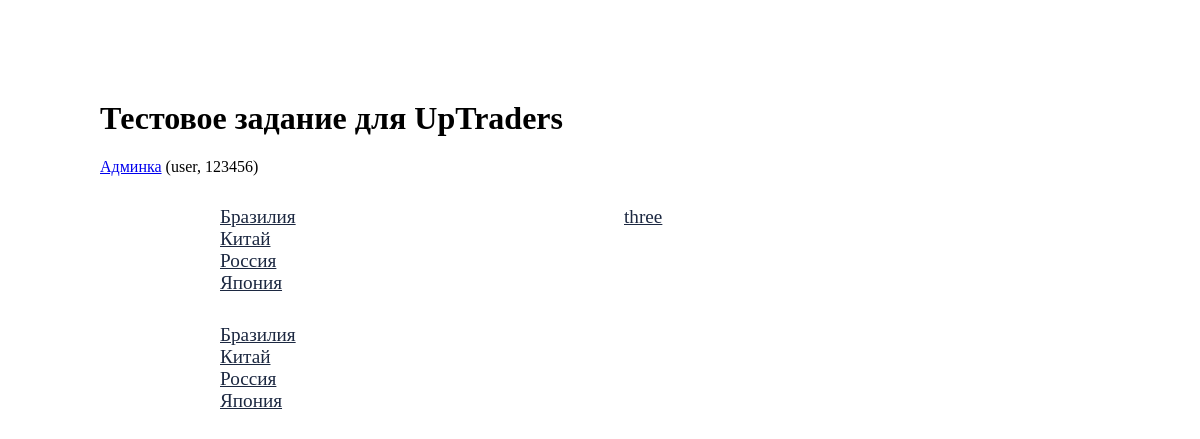
Before: / with the older database file.
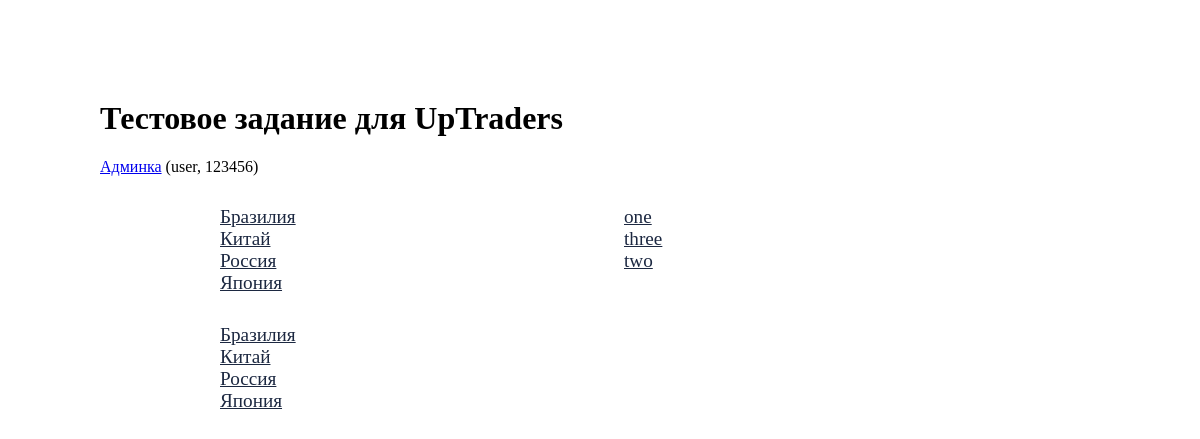
After: the same page with the newer database file.
### showtree/models.py (models this page shows, shortened)
class Tree(models.Model):
    menu = models.ForeignKey(Menu, on_delete=models.CASCADE)
    parent = models.ForeignKey('self',
                                on_delete=models.CASCADE,
                                blank=True, null=True,
                                related_name='childs')
    name = models.CharField(max_length=50)
    url = models.CharField(max_length=2048, blank=True, null=True)
    named_url = models.CharField(max_length=50, blank=True, null=True)
    class Meta:
        ordering=['-menu', 'parent_id', 'name']

### showtree/views.py (the view)
# urls.py: path('', showtree, name='showtree2'),
def showtree(request, path='/', *args, **kwargs):
    return render(request, 'showtree/index.html', {'menupath': path})

### showtree/connection.py (called while the page is built)
def query_debugger(func):
    @functools.wraps(func)
    def inner_func(*args, **kwargs):
        reset_queries()
        start_queries = len(connection.queries)
        start = time.perf_counter()
        result = func(*args, **kwargs)
        end = time.perf_counter()
        end_queries = len(connection.queries)
        print(f"Function : {func.__name__}")
        print(f"Number of Queries : {end_queries - start_queries}")
        print(f"Finished in : {(end - start):.5f}s")
        return result
    return inner_func

### showtree/templatetags/drawing.py (called while the page is built)
@register.filter
def isSelected(elem):
    try:
        elem['selected']
    except KeyError:
        return "#1C2841;"
    else:
        return "red;"

@register.filter
def isInnerPath(path):
    parsResult = urlparse(path)
    if parsResult.netloc:
        return False
    return True

### showtree/templates/showtree/index.html (shortened to what this page needs)
{% load static %}
{% load draw_menu %}
<!DOCTYPE html>
<html lang="en">
<head>
</head>
<body>
	<div class="allmenu">
		<h1>Тестовое задание для UpTraders</h1>
		<a href="/admin/">Админка</a> (user, 123456) <br>
		<div class="menubox">
			{% draw_menu 'main_menu' %}
		</div>
		<div class="menubox">
			{% draw_menu 'custom' %}
		</div>
		<div class="menubox">
			{% draw_menu 'main_menu' %}
		</div>
	</div>
</body>
</html>

### showtree/templates/showtree/menu.html (shortened to what this page needs)
{% load static %}
{% load drawing %}
	{% for child in childs %}
	<div style="margin-left: 20px;">
			{% if child.elem.url and child.elem.url|isInnerPath %}
				<a style="color: {{child|isSelected}}" href="{% url 'menu' path=child.elem.url %}">
					{{child.elem.name}}
				</a>
			{% elif child.elem.url and not child.elem.url|isInnerPath %}
				<a style="color: {{child|isSelected}}" href="child.elem.url">
					{{child.elem.name}}
				</a>
			{% elif child.elem.named_url %}
				<a style="color: {{child|isSelected}}" href="{% url child.elem.named_url %}">
					{{child.elem.name}}
				</a>
			{% else %}
				<div style="color: {{child|isSelected}}">
					{{child.elem.name}}
				</div>
			{% endif %}
	</div>
	{% endfor %}

### showtree/templates/showtree/index.html (style rules this page uses)
body { margin-left: 100px; margin-top: 100px; }
.menubox { margin-top: 30px; margin-left: 100px; font-size: 1.2rem; white-space: 200px; display: inline-block; width: 300px; border: 1px; vertical-align: top; }

Changed rows visible on the page:
now on this page (row edited): Tree: elem.name "one"
now on this page (row edited): Tree: elem.name "two"
